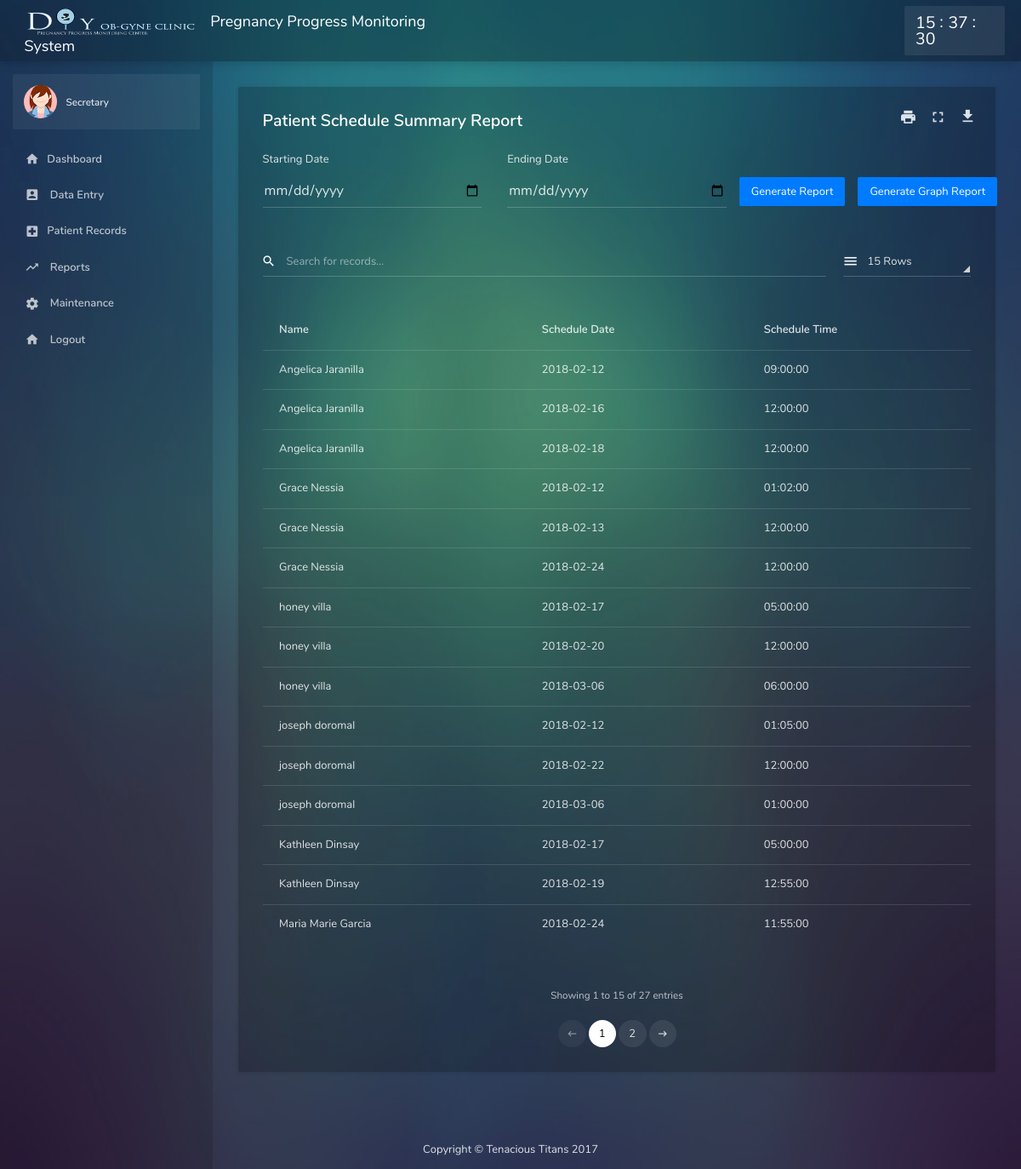
The page /admin/Report-Schedule.php (signed in) on the database its author committed.
### tables this page shows
CREATE TABLE `schedule` (
  `sched_ID` int(11) NOT NULL AUTO_INCREMENT,
  `patient_ID` int(11) NOT NULL,
  `sched_Date` date NOT NULL,
  `sched_Time` time NOT NULL,
  `sched_status` varchar(10) NOT NULL,
  `month` char(3) NOT NULL,
  `year` char(4) NOT NULL,
  PRIMARY KEY (`sched_ID`)
);

CREATE TABLE `patient` (
  `patient_ID` int(5) NOT NULL AUTO_INCREMENT,
  `patient_firstName` varchar(15) NOT NULL,
  `patient_lastName` varchar(15) NOT NULL,
  `patient_address` varchar(30) NOT NULL,
  `patient_contactNumber` varchar(15) NOT NULL,
  `patient_bloodType` varchar(5) NOT NULL,
  `patient_Age` int(5) NOT NULL,
  `patient_Name` varchar(30) NOT NULL,
  `patient_time` varchar(15) NOT NULL,
  `patient_LMP` date NOT NULL,
  `month` char(3) NOT NULL,
  `year` char(4) NOT NULL,
  PRIMARY KEY (`patient_ID`)
);

### admin/Report-Schedule.php (the view, shortened to what this page needs)
<?php include("includes/header.php"); ?>
<?php include("includes/sidebar.php"); ?>
<section class="content">
    <div class="card">
        <div class="card-body">
                <h4>Patient Schedule Summary Report</h4>
                <br>
            <form method="post">
                <div class="row">
                    <div class="col-sm-4">
                        <div class="form-group">
                            <label>Starting Date</label>
                            <input type="date" name="startDate" class="form-control form-control-lg">
                        </div>
                    </div>
                    <div class="col-sm-4">
                        <div class="form-group">
                            <label>Ending Date</label>
                            <input type="date" name="endDate" class="form-control form-control-lg">
                        </div>
                    </div>
                    <div class="col-sm-42" style="margin-top: 30px;">
                        <button type="submit" name="submit" class="btn btn-primary" >Generate Report</button>
                    </div>
                    <div class="col-sm-2" style="margin-top: 30px;">
                        <a href="#" onclick="openSchedule()" class="btn btn-primary" >Generate Graph Report</a>
                    </div>
                </div>
            </form>
                    <?php
                    if(isset($_POST['submit'])) {
                    include("dbconnect.php");
                    $start = mysqli_real_escape_string($connect, $_POST['startDate']);
                    $end = mysqli_real_escape_string($connect, $_POST['endDate']);
                    ?>
                    <div class="table-responsive">
                        <table id="data-table" class="table">
                            <thead>
                                <tr>
                                    <th>Name</th>
                                    <th>Schedule Date</th>
                                    <th>Schedule Time</th>
                                </tr>
                            </thead>
                            <tbody>
                                <?php
                                $result = mysqli_query($connect, "SELECT * FROM `schedule` INNER JOIN `patient` ON schedule.patient_ID = patient.patient_ID WHERE schedule.sched_Date BETWEEN '$start' AND '$end'");
                                while ($res1 = mysqli_fetch_array($result)) {
                                    ?>
                                    <tr>
                                    <td><?php echo $res1['patient_Name'] ?></td>
                                    <td><?php echo $res1['sched_Date'] ?></td>
                                    <td><?php echo $res1['sched_Time'] ?></td>
                                <?php } ?>
                                </tr>
                            </tbody>
                        </table>
                     </div>
                     <?php  }else {?>
                     <div class="table-responsive">
                        <table id="data-table" class="table">
                            <thead>
                                <tr>
                                    <th>Name</th>
                                    <th>Schedule Date</th>
                                    <th>Schedule Time</th>
                                </tr>
                            </thead>
                            <tbody>
                                <?php
                                include("dbconnect.php");
                                $result = mysqli_query($connect, "SELECT * FROM `schedule` INNER JOIN `patient` ON schedule.patient_ID = patient.patient_ID");
                                while ($res1 = mysqli_fetch_array($result)) {
                                    ?>
                                    <tr>
                                    <td><?php echo $res1['patient_Name'] ?></td>
                                    <td><?php echo $res1['sched_Date'] ?></td>
                                    <td><?php echo $res1['sched_Time'] ?></td>
                                <?php } ?>
                                </tr>
                            </tbody>
                        </table>
                     </div>
                     <?php  } ?>
        </div>
    </div>
</section>
<?php include("includes/footer.php"); ?>

### rows shown on the page
schedule: patient_ID.patient_Name "Grace Nessia", sched_Date "2018-02-12", sched_Time "01:02:00"
schedule: patient_ID.patient_Name "joseph doromal", sched_Date "2018-02-12", sched_Time "01:05:00"
schedule: patient_ID.patient_Name "Angelica Jaranilla", sched_Date "2018-02-12", sched_Time "09:00:00"
schedule: patient_ID.patient_Name "Grace Nessia", sched_Date "2018-02-13", sched_Time "12:00:00"
schedule: patient_ID.patient_Name "Angelica Jaranilla", sched_Date "2018-02-16", sched_Time "12:00:00"
schedule: patient_ID.patient_Name "Kathleen Dinsay", sched_Date "2018-02-17", sched_Time "05:00:00"
schedule: patient_ID.patient_Name "honey villa", sched_Date "2018-02-17", sched_Time "05:00:00"
schedule: patient_ID.patient_Name "honey villa", sched_Date "2018-02-20", sched_Time "12:00:00"
schedule: patient_ID.patient_Name "joseph doromal", sched_Date "2018-02-22", sched_Time "12:00:00"
schedule: patient_ID.patient_Name "Grace Nessia", sched_Date "2018-02-24", sched_Time "12:00:00"
schedule: patient_ID.patient_Name "Kathleen Dinsay", sched_Date "2018-02-19", sched_Time "12:55:00"
schedule: patient_ID.patient_Name "honey villa", sched_Date "2018-03-06", sched_Time "06:00:00"
schedule: patient_ID.patient_Name "Angelica Jaranilla", sched_Date "2018-02-18", sched_Time "12:00:00"
schedule: patient_ID.patient_Name "joseph doromal", sched_Date "2018-03-06", sched_Time "01:00:00"
schedule: patient_ID.patient_Name "Maria Marie Garcia", sched_Date "2018-02-24", sched_Time "11:55:00"
